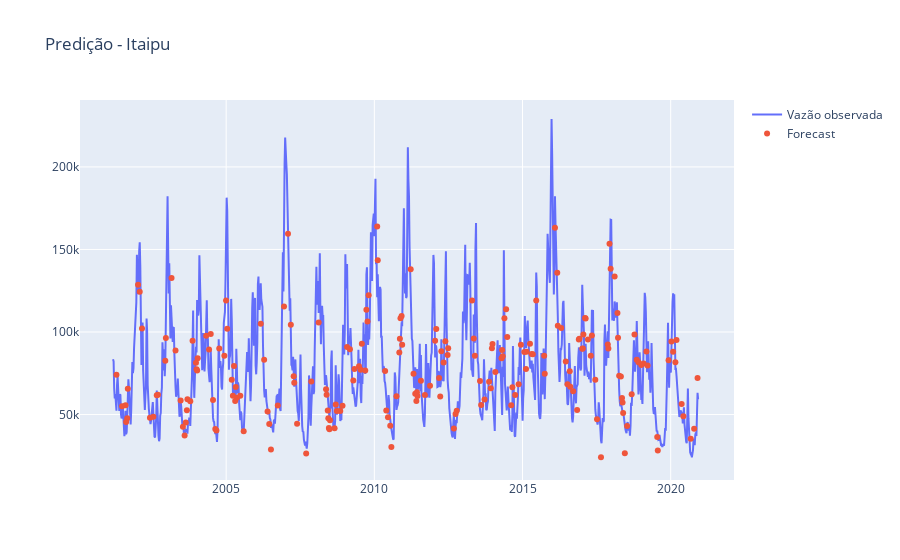

Notebook code cell kept with this figure:
### Code cell
fig = go.Figure()

fig.add_trace(
    go.Scatter(
        x=X_data.index,
        y=y_original.values.ravel(), # vazão observada
        mode='lines',
        name='Vazão observada',
    )
)

fig.add_trace(
    go.Scatter(
        x=X_test.index,
        y=y_pred.ravel(), # vazão prevista
        mode='markers',
        name='Forecast',
    )
)

fig.update_layout(title=f'Predição - Itaipu')

fig.write_image(f"{dir_figures}/history_measured_vs_predicted_plot.png", width=1400, scale=1)

fig.show()

### Figure 1 — Plotly figure (JSON) as saved in the notebook; plotly's stock layout.template omitted (floating-point values rounded to 4 significant figures; data arrays with more than 128 entries replaced by an {"elided": "..."} marker saying what was removed)
{"data": [{"mode": "lines", "name": "Vazão observada", "type": "scatter", "x": {"elided": "1031 str values"}, "y": {"elided": "1031 float values"}}, {"mode": "markers", "name": "Forecast", "type": "scatter", "x": {"elided": "207 str values"}, "y": {"elided": "207 float values"}}], "layout": {"title": {"text": "Predição - Itaipu"}}}
